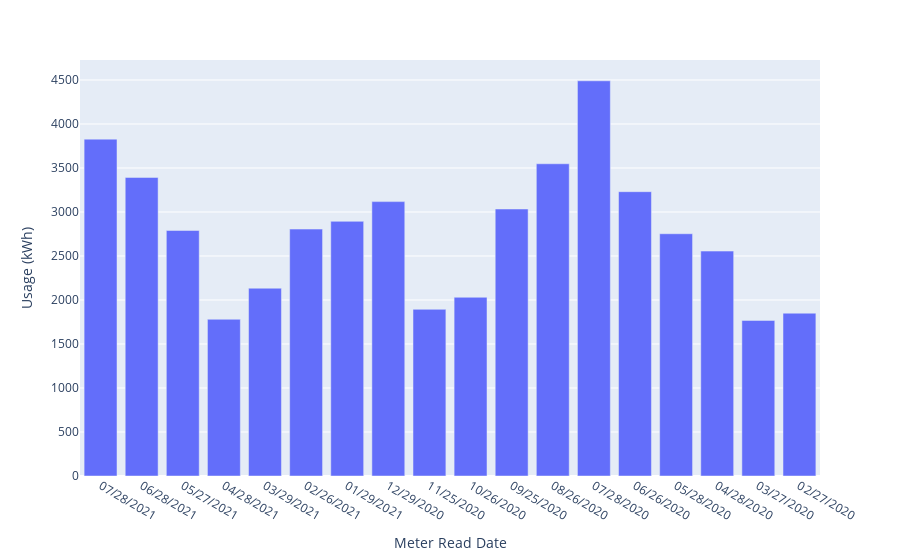

The notebook cell this image was saved under:
### Code cell
fig = px.bar(Power_Usage_Max, x='Meter Read Date', y='Usage (kWh)')
fig.show()

### Figure 1 — Plotly figure (JSON) as saved in the notebook; plotly's stock layout.template omitted (floating-point values rounded to 4 significant figures)
{"data": [{"alignmentgroup": "True", "hovertemplate": "Meter Read Date=%{x}<br>Usage (kWh)=%{y}<extra></extra>", "legendgroup": "", "marker": {"color": "#636efa", "pattern": {"shape": ""}}, "name": "", "offsetgroup": "", "orientation": "v", "showlegend": false, "textposition": "auto", "type": "bar", "x": ["07/28/2021", "06/28/2021", "05/27/2021", "04/28/2021", "03/29/2021", "02/26/2021", "01/29/2021", "12/29/2020", "11/25/2020", "10/26/2020", "09/25/2020", "08/26/2020", "07/28/2020", "06/26/2020", "05/28/2020", "04/28/2020", "03/27/2020", "02/27/2020"], "xaxis": "x", "y": [3828, 3393, 2790, 1781, 2134, 2806, 2894, 3118, 1894, 2031, 3034, 3548, 4491, 3231, 2753, 2556, 1768, 1850], "yaxis": "y"}], "layout": {"autosize": true, "barmode": "relative", "legend": {"tracegroupgap": 0}, "margin": {"t": 60}, "xaxis": {"anchor": "y", "autorange": true, "domain": [0, 1], "range": [-0.5, 17.5], "title": {"text": "Meter Read Date"}, "type": "category"}, "yaxis": {"anchor": "x", "autorange": true, "domain": [0, 1], "range": [0, 4727.0], "title": {"text": "Usage (kWh)"}, "type": "linear"}}}
